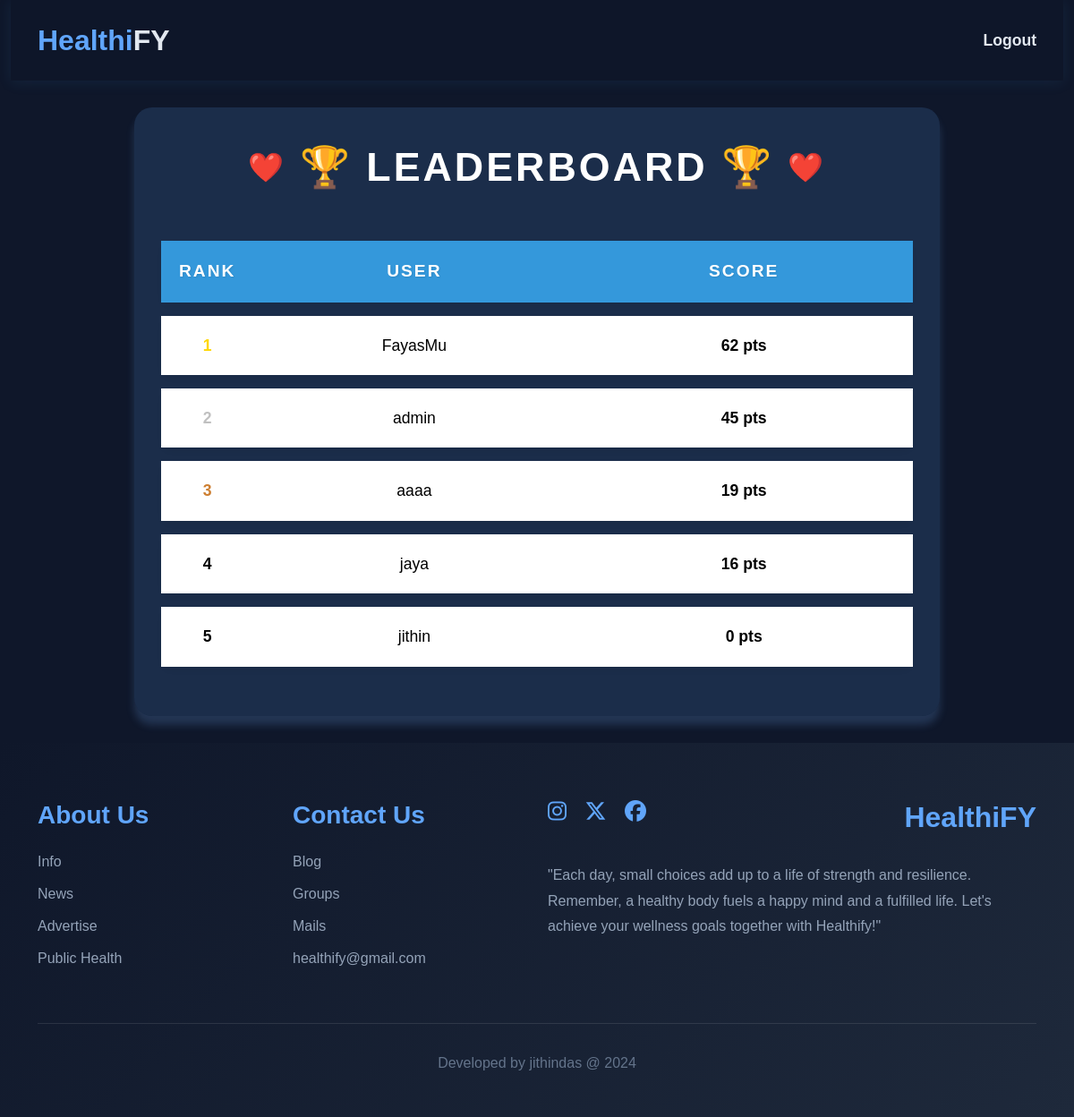
Before: /exercise_leaderboard/ with the older database file.
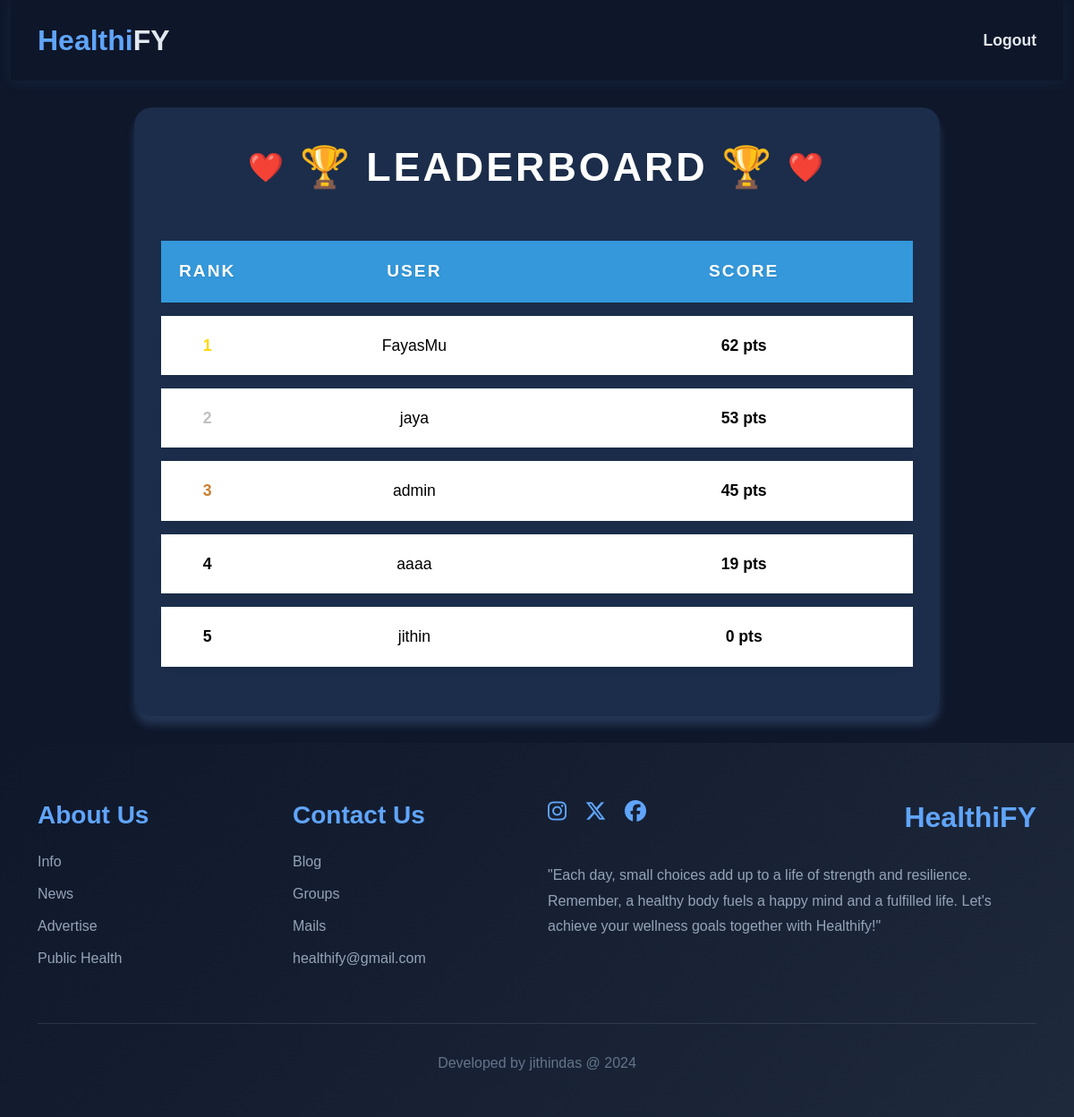
After: the same page with the newer database file.
### web/models.py (models this page shows, shortened)
class Exercise_Goal(models.Model):
    user = models.OneToOneField(User, on_delete=models.CASCADE)
    total_calories = models.PositiveIntegerField(default=0)

### web/views.py (the view)
# urls.py: path('exercise_leaderboard/', Exercise_Leaderboard_View.as_view(), name='exercise_leaderboard'),
class Exercise_Leaderboard_View(View):
    def get(self, request):
        users = User.objects.all()
        for user in users:
            total_calories = Exercise_Data.objects.filter(user=user).aggregate(
                total=Sum("exercise__calories_burned")
            )["total"] or 0  # Default to 0 if no exercise data
            Exercise_Goal.objects.update_or_create(user=user, defaults={"total_calories": total_calories})
        leaderboard = Exercise_Goal.objects.select_related("user").order_by("-total_calories")[:5]
        return render(request, "exercise_leaderboard.html", {"leaderboard": leaderboard})

### web/templates/exercise_leaderboard.html (shortened to what this page needs)
{% extends 'profile_update.html' %}
{% load static %}
{% block content %}
<div class="leaderboard-section">
    <div class="leaderboard-container">
        <h2 class="leaderboard-title">🏆 LEADERBOARD 🏆</h2>
        <table class="leaderboard-table">
            <tr>
                <th>Rank</th>
                <th>User</th>
                <th>Score</th>
            </tr>
            {% for entry in leaderboard %}
            <tr class="{% if forloop.counter == 1 %}rank-1{% elif forloop.counter == 2 %}rank-2{% elif forloop.counter == 3 %}rank-3{% endif %}">
                <td class="rank">{{ forloop.counter }}</td>
                <td>
                    <div class="user-info">
                        {{ entry.user.username }}
                    </div>
                </td>
                <td class="calories">{{ entry.total_calories }} pts</td>
            </tr>
            {% empty %}
            <tr>
                <td colspan="3" class="empty-message">
                    Start exercising to join the leaderboard! 💪
                </td>
            </tr>
            {% endfor %}
        </table>
    </div>
</div>
{% endblock content %}

Changed rows visible on the page:
changed Exercise_Goal "jaya": total_calories "16" → "53"; moves up the list
